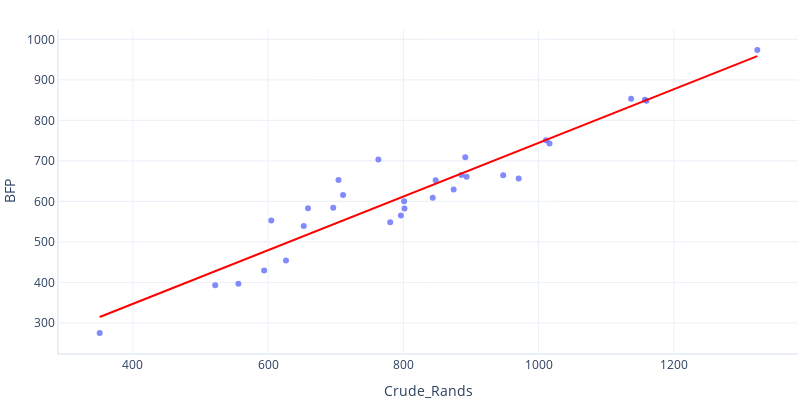

Here is the notebook cell this chart was saved with:
### Markdown cell above
Plotly Way

### Code cell
fig = px.scatter(test, x="Crude_Rands", y="BFP", trendline="ols", trendline_color_override='red', width=800, height=400)
fig.show()

### Figure 1 — Plotly figure (JSON) as saved in the notebook; plotly's stock layout.template omitted (floating-point values rounded to 4 significant figures)
{"data": [{"hovertemplate": "Crude_Rands=%{x}<br>BFP=%{y}<extra></extra>", "legendgroup": "", "marker": {"color": "#636efa", "symbol": "circle"}, "mode": "markers", "name": "", "orientation": "v", "showlegend": false, "type": "scatter", "x": [521.7, 1160.0, 1016.0, 796.4, 1011.0, 626.4, 604.7, 843.4, 652.7, 556.0, 970.5, 847.8, 1323.0, 704.1, 885.8, 763.1, 780.5, 658.9, 350.9, 801.6, 893.5, 1157.0, 947.6, 891.6, 1137.0, 874.4, 710.8, 801.1, 696.3, 594.1], "xaxis": "x", "y": [392.8, 848.6, 743.2, 565.1, 751.2, 453.9, 553.0, 609.0, 539.0, 396.6, 656.2, 652.2, 974.0, 652.5, 665.2, 703.6, 548.1, 582.9, 274.8, 582.6, 661.0, 851.2, 664.8, 709.2, 853.6, 629.1, 615.6, 600.2, 584.0, 429.6], "yaxis": "y"}, {"hovertemplate": "<b>OLS trendline</b><br>BFP = 0.662453 * Crude_Rands + 82.0163<br>R<sup>2</sup>=0.898409<br><br>Crude_Rands=%{x}<br>BFP=%{y} <b>(trend)</b><extra></extra>", "legendgroup": "", "line": {"color": "red"}, "marker": {"color": "#636efa", "symbol": "circle"}, "mode": "lines", "name": "", "showlegend": false, "type": "scatter", "x": [350.9, 521.7, 556.0, 594.1, 604.7, 626.4, 652.7, 658.9, 696.3, 704.1, 710.8, 763.1, 780.5, 796.4, 801.1, 801.6, 843.4, 847.8, 874.4, 885.8, 891.6, 893.5, 947.6, 970.5, 1011.0, 1016.0, 1137.0, 1157.0, 1160.0, 1323.0], "xaxis": "x", "y": [314.5, 427.6, 450.3, 475.6, 482.6, 497.0, 514.4, 518.5, 543.3, 548.4, 552.9, 587.5, 599.1, 609.6, 612.7, 613.1, 640.8, 643.6, 661.2, 668.8, 672.6, 673.9, 709.8, 725.0, 751.8, 755.2, 835.1, 848.7, 850.2, 958.8], "yaxis": "y"}], "layout": {"height": 400, "legend": {"tracegroupgap": 0}, "width": 800, "xaxis": {"anchor": "y", "domain": [0, 1], "title": {"text": "Crude_Rands"}}, "yaxis": {"anchor": "x", "domain": [0, 1], "title": {"text": "BFP"}}}}
